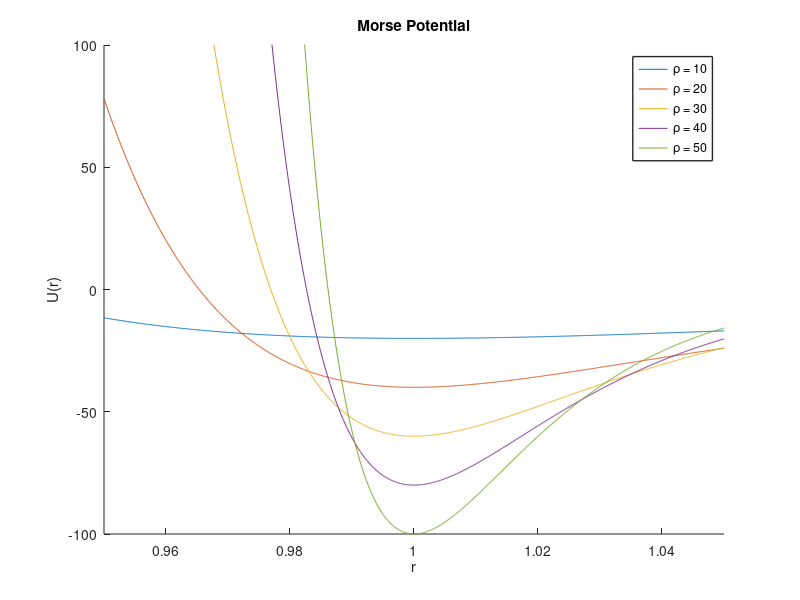

This figure's MATLAB source:
%plot morse potential for various values of rho and E
clear

r = linspace(0.95,1.05,1000);
rho = [10,20,30,40,50];
kappa = 40; 
E = zeros(1,length(rho));
E = rho*2;
% for i = 1:length(rho)
%     E(i)=stickyNewton(8, rho(i), kappa);
% end

hold on
for i =1:length(rho)
    M = E(i)*(exp(-2*rho(i)*(r-1))-2*exp(-rho(i)*(r-1)));
    plot(r,M)
end

set(0,'DefaultLineLineWidth',2)
set(0,'DefaultAxesLineWidth',1)
set(0,'DefaultAxesFontSize',20)

axis([0.95,1.05,-100,100])
legend('\rho = 10','\rho = 20','\rho = 30','\rho = 40','\rho = 50');
xlabel('r'); ylabel('U(r)');
title('Morse Potential')